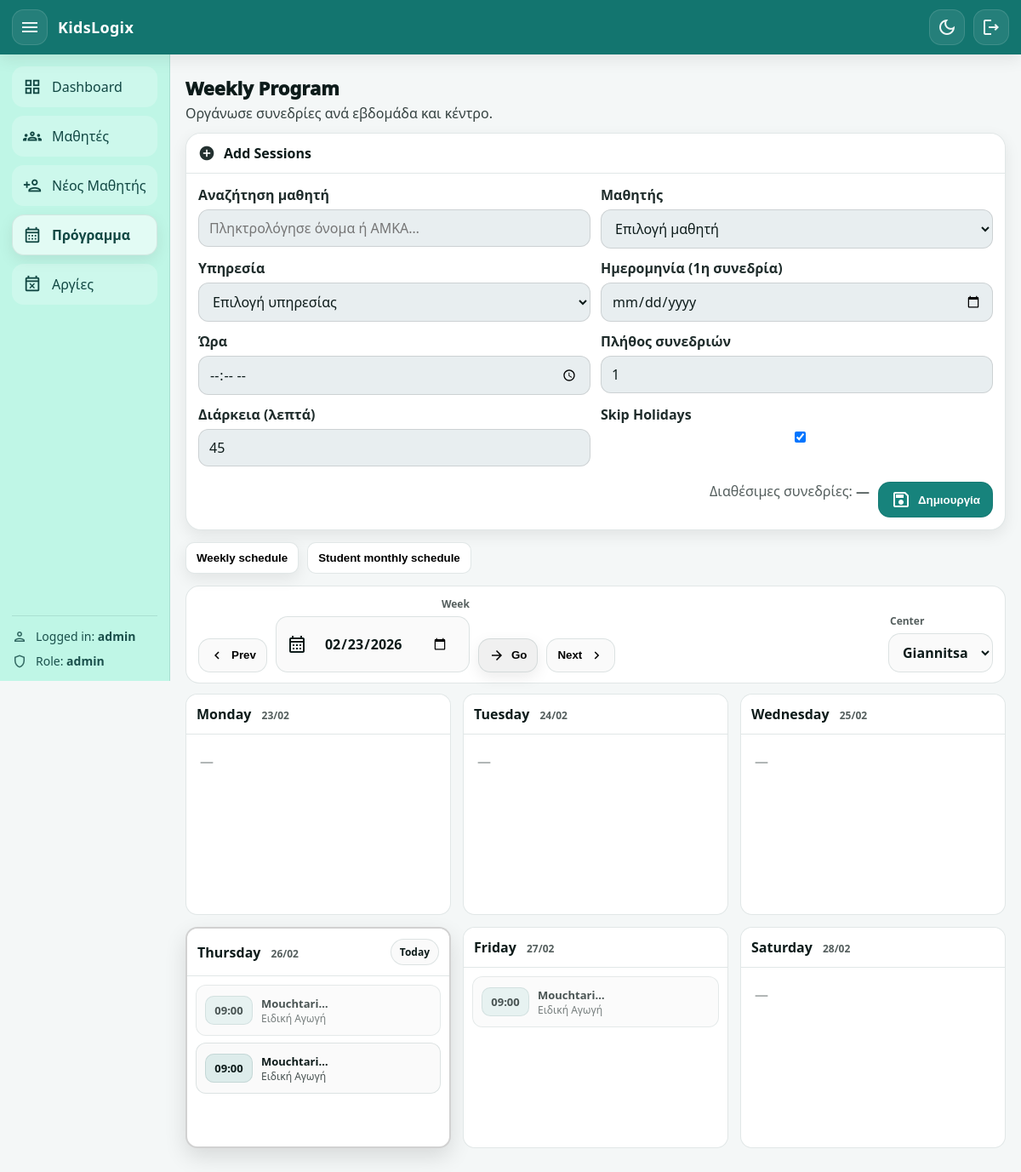
Before: /schedule (signed in) with the older database file.
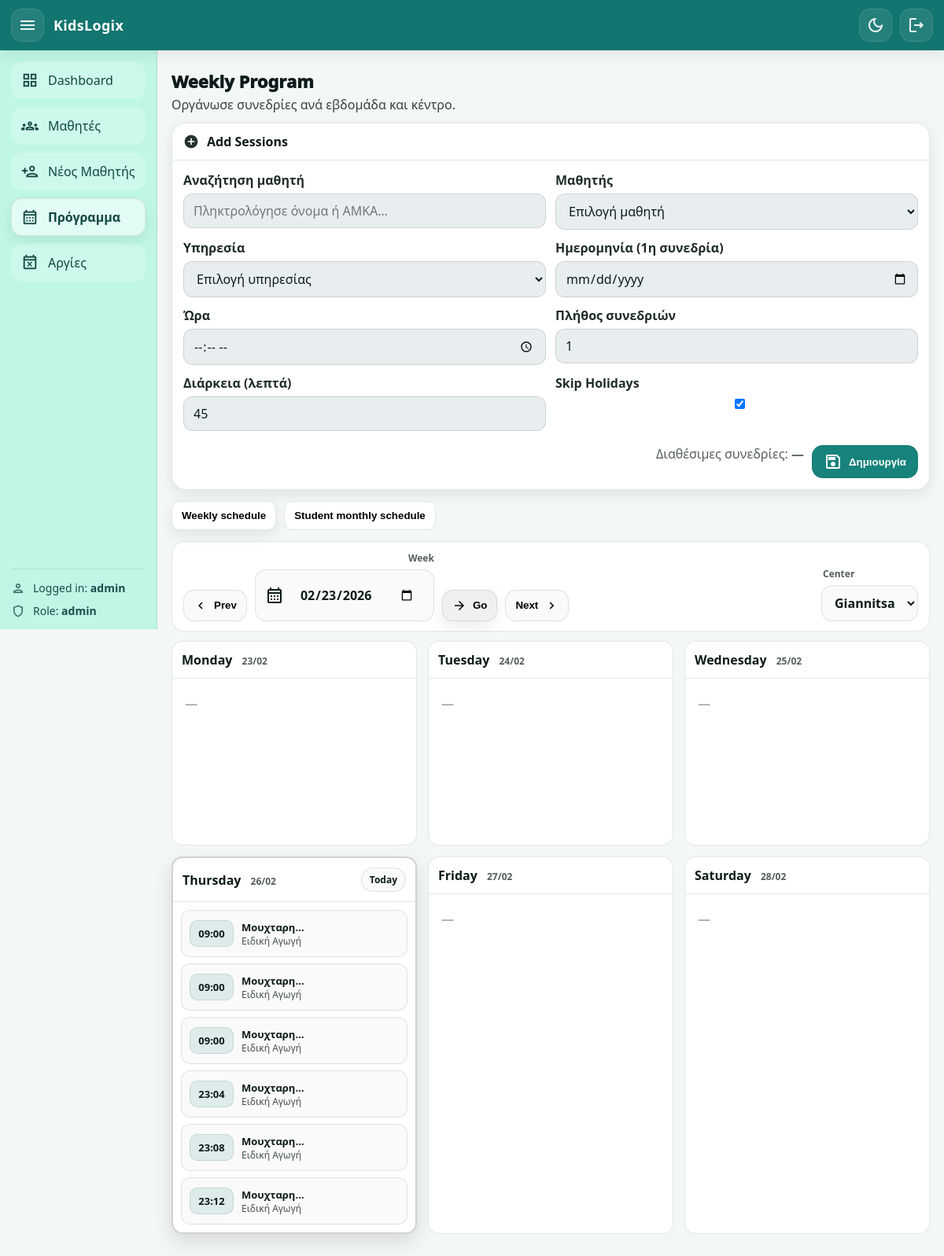
After: the same page with the newer database file.
### app/models.py (models this page shows, shortened)
class Appointment(Base):
    __tablename__ = "appointments"
    id: Mapped[int] = mapped_column(Integer, primary_key=True, autoincrement=True)
    student_amka: Mapped[str] = mapped_column(
        ForeignKey("students.amka", ondelete="CASCADE"), nullable=False
    )
    service_id: Mapped[int] = mapped_column(
        ForeignKey("services.id", ondelete="CASCADE"), nullable=False
    )
    center: Mapped[str] = mapped_column(String(20), nullable=False)
    day: Mapped[date] = mapped_column(Date, nullable=False)
    start_time: Mapped[time] = mapped_column(Time, nullable=False)
    duration_min: Mapped[int | None] = mapped_column(Integer, nullable=True)
    status: Mapped[str] = mapped_column(
        String(20), nullable=False, default="scheduled"
    )
    created_at: Mapped[datetime] = mapped_column(
        DateTime, default=datetime.utcnow, nullable=False
    )
    student: Mapped["Student"] = relationship(back_populates="appointments")
    service: Mapped["Service"] = relationship(back_populates="appointments")

class Student(Base):
    __tablename__ = "students"
    amka: Mapped[str] = mapped_column(String(20), primary_key=True)
    center: Mapped[str] = mapped_column(
        String(20),
        nullable=False,
        default="Giannitsa",  # Giannitsa / KryaVrisi
    )
    first_name: Mapped[str] = mapped_column(String(60), nullable=False)
    last_name: Mapped[str] = mapped_column(String(60), nullable=False)
    date_of_birth: Mapped[date | None] = mapped_column(Date, nullable=True)
    parent_name: Mapped[str | None] = mapped_column(String(120), nullable=True)
    parent_phone: Mapped[str | None] = mapped_column(String(30), nullable=True)
    assessment_expiry_date: Mapped[date | None] = mapped_column(Date, nullable=True)
    admin_comment: Mapped[str | None] = mapped_column(String(1000), nullable=True)
    created_at: Mapped[datetime] = mapped_column(
        DateTime, default=datetime.utcnow, nullable=False
    )
    services: Mapped[list["StudentService"]] = relationship(
        back_populates="student",
        cascade="all, delete-orphan",
    )
    appointments: Mapped[list["Appointment"]] = relationship(
        back_populates="student",
        cascade="all, delete-orphan",
    )
    payments: Mapped[list["Payment"]] = relationship(
        back_populates="student",
        cascade="all, delete-orphan",
    )

class Service(Base):
    __tablename__ = "services"
    id: Mapped[int] = mapped_column(Integer, primary_key=True, autoincrement=True)
    name: Mapped[str] = mapped_column(String(60), unique=True, nullable=False)
    student_links: Mapped[list["StudentService"]] = relationship(
        back_populates="service",
        cascade="all, delete-orphan",
    )
    appointments: Mapped[list["Appointment"]] = relationship(
        back_populates="service",
        cascade="all, delete-orphan",
    )

### app/routers/web.py (the view)
@router.get("/schedule", response_class=HTMLResponse)
def schedule_page(
    request: Request,
    db: Session = Depends(get_db),
    user: User = Depends(get_current_user),
    center: str | None = None,
    week: str | None = None,
):
    today = date.today()
    base = parse_date(week or "") or today
    week_start = start_of_week(base)
    prev_week = (week_start - timedelta(days=7)).isoformat()
    next_week = (week_start + timedelta(days=7)).isoformat()
    days = []
    labels = ["Δευτέρα", "Τρίτη", "Τετάρτη", "Πέμπτη", "Παρασκευή", "Σάββατο"]
    for i in range(6):
        d = week_start + timedelta(days=i)
        days.append(
            {
                "label": labels[i],
                "date": d,
                "date_iso": d.isoformat(),
                "date_str": d.strftime("%d/%m/%Y"),
            }
        )
    center = normalize_center(center) if center else "Giannitsa"
    week_end = week_start + timedelta(days=5)
    appointments = (
        db.query(Appointment)
        .options(joinedload(Appointment.student), joinedload(Appointment.service))
        .filter(Appointment.center == center)
        .filter(Appointment.day >= week_start)
        .filter(Appointment.day <= week_end)
        .filter(Appointment.status.in_(["scheduled", "completed"]))  # προαιρετικό
        .order_by(Appointment.day.asc(), Appointment.start_time.asc())
        .all()
    )
    week_days = [x["date"] for x in days]
    appointments_by_day: dict[str, list[Appointment]] = {d.isoformat(): [] for d in week_days}
    for ap in appointments:
        appointments_by_day[ap.day.isoformat()].append(ap)
    students = db.query(Student).order_by(Student.last_name.asc(), Student.first_name.asc()).all()
    services = db.query(Service).order_by(Service.name.asc()).all()
    totals = (
        db.query(
            StudentService.student_amka,
            StudentService.service_id,
            func.coalesce(StudentService.total_sessions, 0),
        )
        .all()
    )
    totals_map = {(amka, int(sid)): int(total or 0) for (amka, sid, total) in totals}
    completed = (
        db.query(
            Appointment.student_amka,
            Appointment.service_id,
            func.count(Appointment.id),
        )
        .filter(Appointment.status == "completed")
        .group_by(Appointment.student_amka, Appointment.service_id)
        .all()
    )
    completed_map = {(amka, int(sid)): int(cnt or 0) for (amka, sid, cnt) in completed}
    remaining_js_map: dict[str, int] = {}
    for (amka, sid), total in totals_map.items():
        done = completed_map.get((amka, sid), 0)
        remaining_js_map[f"{amka}|{sid}"] = max(int(total) - int(done), 0)
    remaining_js = json.dumps(remaining_js_map)
    week_days = [x["date"] for x in days]  # list[date] (Mon..Sat)
    appointments_by_day: dict[str, list[Appointment]] = {d.isoformat(): [] for d in week_days}
    for ap in appointments:
        appointments_by_day[ap.day.isoformat()].append(ap)
    return templates.TemplateResponse(
        "schedule.html",
        {
            "request": request,
            "user": user,
            "page": "schedule",
            "students": students,
            "services": services,
            "centers": CENTERS,
            "center": center,
            "week_start": week_start,
            "week_start_str": week_start.isoformat(),
            "days": days,  # αν το χρειάζεσαι αλλού
            "remaining_js": remaining_js,
            "today": today,
            "prev_week": prev_week,
            "next_week": next_week,
            "week_days": week_days,
            "appointments_by_day": appointments_by_day,
        },
    )

### app/templates/schedule.html (shortened to what the changed rows need)
{% extends "base.html" %}
{% block content %}
<div class="page-head">
  <div>
    <h1 class="page-title">Weekly Program</h1>
  </div>
</div>
{% set qp = request.query_params %}
<div class="card">
  <div class="card-head">
    <div class="card-title">
      <h2>Add Sessions</h2>
    </div>
  </div>
</div>
<div id="weeklyView">
  <div class="weekly-list">
    {% for d in week_days %}
      {% set key = d.isoformat() %}
      <div class="day-column {% if today and key == today.isoformat() %}is-today{% endif %}">
        <div class="day-header">
          <div class="day-title">
            {{ d.strftime("%A") }}
            <span class="day-date">{{ d.strftime("%d/%m") }}</span>
          </div>
          {% if today and key == today.isoformat() %}
            <span class="today-pill">Today</span>
          {% endif %}
        </div>
        <div class="day-body">
          {% set day_aps = appointments_by_day.get(key, []) %}
          {% if day_aps %}
            {% for ap in day_aps %}
              <div class="ap-card {{ ap.status }}">
                <div class="ap-time">{{ ap.start_time.strftime("%H:%M") }}</div>
                <div class="ap-info">
                  <div class="ap-student">
                    {{ ap.student.full_name if ap.student else ap.student_amka }}
                  </div>
                  <div class="ap-service">
                    {{ ap.service.name if ap.service else ("Service #" ~ ap.service_id) }}
                  </div>
                </div>
              </div>
            {% endfor %}
          {% else %}
            <div class="empty-day">—</div>
          {% endif %}
        </div>
      </div>
    {% endfor %}
  </div>
</div>
{% endblock %}

Changed rows visible on the page:
removed Appointment: start_time "09:00", student "Mouchtari…", service "Ειδική Αγωγή", status "completed" (drawn), shown under "Thursday"
removed Appointment: start_time "09:00", student "Mouchtari…", service "Ειδική Αγωγή", shown under "Thursday"
removed Appointment: start_time "09:00", student "Mouchtari…", service "Ειδική Αγωγή", status "completed" (drawn), shown under "Friday"
added Appointment: start_time "09:00", student "Μουχταρη…", service "Ειδική Αγωγή", shown under "Thursday"
now on this page (row edited): Appointment: start_time "09:00", student "Μουχταρη…", service "Ειδική Αγωγή", shown under "Thursday"
now on this page (row edited): Appointment: start_time "09:00", student "Μουχταρη…", service "Ειδική Αγωγή", shown under "Thursday"
now on this page (row edited): Appointment: start_time "23:04", student "Μουχταρη…", service "Ειδική Αγωγή", shown under "Thursday"
now on this page (row edited): Appointment: start_time "23:08", student "Μουχταρη…", service "Ειδική Αγωγή", shown under "Thursday"
now on this page (row edited): Appointment: start_time "23:12", student "Μουχταρη…", service "Ειδική Αγωγή", shown under "Thursday"
